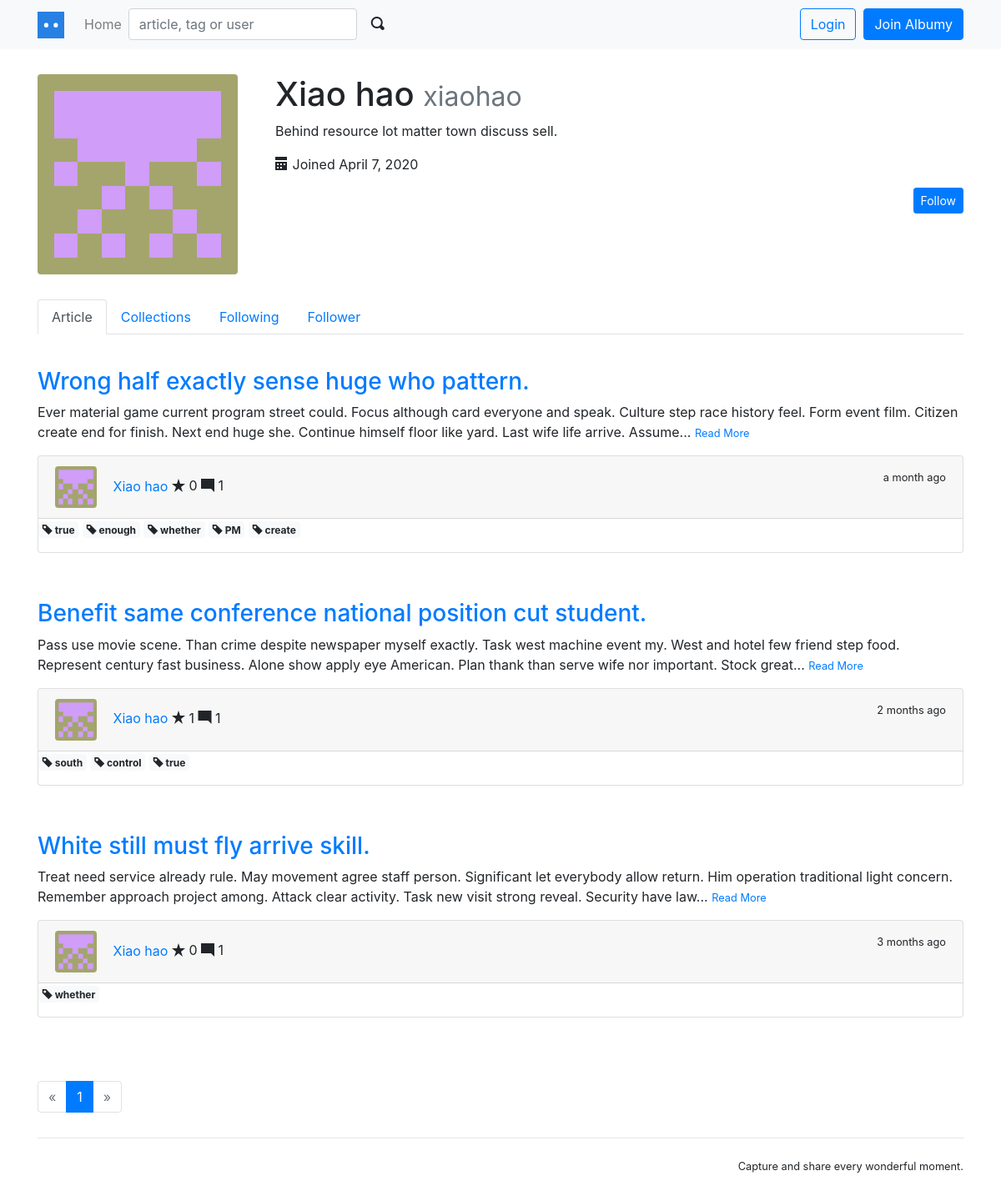
The page /user/xiaohao on the database its author committed.
### blog/models.py (models this page shows, shortened)
@whooshee.register_model('name', 'username')
class User(db.Model, UserMixin):
    id = db.Column(db.Integer, primary_key=True)
    username = db.Column(db.String(20), unique=True, index=True)
    email = db.Column(db.String(254), unique=True, index=True)
    password_hash = db.Column(db.String(128))
    name = db.Column(db.String(30))
    website = db.Column(db.String(255))
    bio = db.Column(db.String(120))
    location = db.Column(db.String(50))
    member_since = db.Column(db.DateTime, default=datetime.utcnow)
    avatar_s = db.Column(db.String(64))
    avatar_m = db.Column(db.String(64))
    avatar_l = db.Column(db.String(64))
    avatar_raw = db.Column(db.String(64))
    confirmed = db.Column(db.Boolean, default=False)
    locked = db.Column(db.Boolean, default=False)
    active = db.Column(db.Boolean, default=True)
    public_collections = db.Column(db.Boolean, default=True)
    receive_comment_notification = db.Column(db.Boolean, default=True)
    receive_follow_notification = db.Column(db.Boolean, default=True)
    receive_collect_notification = db.Column(db.Boolean, default=True)
    role_id = db.Column(db.Integer, db.ForeignKey('role.id'))
    role = db.relationship('Role', back_populates='users')
    notifications = db.relationship('Notification', back_populates='receiver', cascade='all')
    articles = db.relationship('Article', back_populates='author', cascade='all')
    comments = db.relationship('Comment', back_populates='author', cascade='all')
    collections = db.relationship('Collect', back_populates='collector', cascade='all')
    following = db.relationship('Follow', foreign_keys=[Follow.follower_id], back_populates='follower',
                                lazy='dynamic', cascade='all')
    followers = db.relationship('Follow', foreign_keys=[Follow.followed_id], back_populates='followed',
                                lazy='dynamic', cascade='all')

@whooshee.register_model('title', 'body')
class Article(db.Model):
    id = db.Column(db.Integer, primary_key=True)
    title = db.Column(db.String(60))
    body = db.Column(db.Text)
    timestamp = db.Column(db.DateTime, default=datetime.utcnow, index=True)
    can_comment = db.Column(db.Boolean, default=True)
    author_id = db.Column(db.Integer, db.ForeignKey('user.id'))
    author = db.relationship('User', back_populates='articles')
    collectors = db.relationship('Collect', back_populates='collected', cascade='all')
    comments = db.relationship('Comment', back_populates='article', cascade='all, delete-orphan')
    tags = db.relationship('Tag', secondary=tagging, back_populates='articles')

@whooshee.register_model('name')
class Tag(db.Model):
    id = db.Column(db.Integer, primary_key=True)
    name = db.Column(db.String(64), index=True, unique=True)
    articles = db.relationship('Article', secondary=tagging, back_populates='tags')

### blog/blueprints/user.py (the view)
@user_bp.route('/<username>')
def index(username):
    user = User.query.filter_by(username=username).first_or_404()
    '''
    if user == current_user and user.locked:
        flash('Your account is locked.', 'danger')

    if user == current_user and not user.active:
        logout_user()
    '''
    page = request.args.get('page', 1, type=int)
    per_page = current_app.config['BLOG_ARTICLE_PER_PAGE']
    pagination = Article.query.filter(Article.author_id == user.id).order_by(Article.timestamp.desc()).paginate(page, per_page)
    articles = pagination.items
    return render_template('user/index.html', user=user, pagination=pagination, articles=articles)

### blog/extensions.py (called while the page is built)
    def can(self, permission_name):
        return False

    @property
    def is_admin(self):
        return False

### blog/templates/user/index.html (shortened to what this page needs)
{% extends 'base.html' %}
{% from 'bootstrap/pagination.html' import render_pagination %}
{% from 'macros.html' import article_card with context %}
{% block content %}
    {% include 'user/_header.html' %}
    <div class="row">
        <div class="col-md-12">
            {% if articles %}
                {% for article in articles %}
                    {{ article_card(article) }}
                {% endfor %}
            {% else %}
                <div class="tip text-center">
                    <h3>No articles.</h3>
                </div>
            {% endif %}
        </div>
    </div>
    {% if articles %}
        <div class="page-footer">
            {{ render_pagination(pagination, align='center') }}
        </div>
    {% endif %}
{% endblock %}

### blog/templates/macros.html (shortened to what this page needs)
{% macro article_card(article) %}
<div class="page-header">
	<h3 class="text-primary"><a href="{{ url_for('main.show_article', article_id=article.id) }}">{{ article.title }}</a></h3>
	<p>
		{{ article.body|striptags|truncate }}
		<small><a href="{{ url_for('main.show_article', article_id=article.id) }}">Read More</a></small>
	</p>
	<div class="card mb-3 w-30">
		<div class="card-header">
			<a class="dead-link" href="{{ url_for('user.index', username=article.author.username) }}">
				<img class="rounded img-fluid avatar-s profile-popover"
					 src="{{ url_for('main.get_avatar', filename=article.author.avatar_s) }}">
			</a>
			<a class="profile-popover trend-card-avatar"
			   href="{{ url_for('user.index', username=article.author.username) }}">{{ article.author.name }}
			</a>
			<span class="oi oi-star"></span>
			<span id="collectors-count-{{ article.id }}"data-href="{{ url_for('ajax.collectors_count', article_id=article.id) }}">
				{{ article.collectors|length }}
			</span>
			<span class="oi oi-comment-square"></span> {{ article.comments|length }}
			<span class="float-right">
				<small data-toggle="tooltip" data-placement="top" data-timestamp="{{ article.timestamp }}"data-delay="500">
				{{ moment(article.timestamp).fromNow(refresh=True) }}</small>
			</span>
		</div>
            <div id="tags">
                <p>
                    {% if article.tags %}
                        {% for tag in article.tags %}
                            <a class="badge badge-light"
                               href="{{ url_for('main.show_tag', tag_id=tag.id) }}" target="_blank"><span
                                    class="oi oi-tag"></span> {{ tag.name }}</a>
                        {% endfor %}
                    {% endif %}
                </p>
            </div>
	</div>
</div>
{% endmacro %}
{% macro follow_area(user) %}
    {% if current_user.is_authenticated %}
        {% if user != current_user %}
            {% if current_user.is_following(user) %}
                <form class="inline" method="post"
                      action="{{ url_for('user.unfollow', username=user.username, next=request.full_path) }}">
                    <input type="hidden" name="csrf_token" value="{{ csrf_token() }}">
                    <button type="submit" class="btn btn-dark btn-sm">Unfollow</button>
                    {% if current_user.is_followed_by(user) %}
                        <p class="badge badge-light">Follow each other</p>
                    {% endif %}
                </form>
            {% else %}
                <form class="inline" method="post"
                      action="{{ url_for('user.follow', username=user.username, next=request.full_path) }}">
                    <input type="hidden" name="csrf_token" value="{{ csrf_token() }}">
                    <button type="submit" class="btn btn-primary btn-sm">Follow</button>
                    {% if current_user.is_followed_by(user) %}
                        <p class="badge badge-light">Follows you</p>
                    {% endif %}
                </form>
            {% endif %}
        {% endif %}
    {% else %}
        <form class="inline" method="post"
              action="{{ url_for('user.follow', username=user.username) }}">
            <button type="submit" class="btn btn-primary btn-sm">Follow</button>
        </form>
    {% endif %}
{% endmacro %}

### blog/templates/user/_header.html (shortened to what this page needs)
{% from 'macros.html' import follow_area with context %}
{% from 'bootstrap/nav.html' import render_nav_item %}
<div class="row">
    <div class="col-md-3">
        <a href="{% if current_user == user %}{{ url_for('.change_avatar') }}{% else %}#{% endif %}"
           title="Change avatar">
            <img class="img-fluid rounded" src="{{ url_for('main.get_avatar', filename=user.avatar_l) }}">
        </a>
    </div>
    <div class="col-md-9">
        <h1>{{ user.name }}
            <small class="text-muted">{{ user.username }}</small>
        </h1>
        {% if user.bio %}<p>{{ user.bio }}</p>{% endif %}
        <p>
            <span class="oi oi-calendar"></span>
            Joined {{ moment(user.member_since).format('LL') }}
        </p>
        <div>
            <div class="float-right">
                {{ follow_area(user) }}
            </div>
        </div>
    </div>
</div>
<div class="user-nav">
    <ul class="nav nav-tabs">
        {{ render_nav_item('user.index', 'Article', user.articles|length, username=user.username) }}
        {{ render_nav_item('user.show_collections', 'Collections', user.collections|length, username=user.username) }}
        {{ render_nav_item('user.show_following', 'Following', user.following.count() - 1, username=user.username) }}
        {{ render_nav_item('user.show_followers', 'Follower', user.followers.count() - 1, username=user.username) }}
    </ul>
</div>

### blog/static/css/style.css (style rules this page uses)
.inline { display: inline; }
.user-nav { margin: 30px 0 20px; }
.dead-link { text-decoration: none !important; border-width: 0; }
.page-header { padding-top: 20px; padding-bottom: 20px; }
.page-footer { padding-top: 40px; }
nav { margin-bottom: 30px; }
.avatar-s { width: 50px; height: 50px; }
.trend-card-avatar { padding-left: 15px; }

### rows shown on the page
User: avatar_l (picture), name "Xiao hao", username "xiaohao", bio "Behind resource lot matter town discuss sell.", member_since "April 7, 2020", username "Following", username "Follower"
Article: title "Wrong half exactly sense huge who pattern.", body "Ever material game current program street could. Focus although card everyone and speak. Culture step race history feel. Form event film. Citizen create end for finish. Next end huge she. Continue himself floor like yard. Last wife life arrive. Assume...", avatar_s (picture), author.name "Xiao hao", collectors|length "0", comments|length "1", timestamp "a month ago"
Tag: name "true"
Tag: name "enough"
Tag: name "whether"
Tag: name "PM"
Tag: name "create"
Article: title "Benefit same conference national position cut student.", body "Pass use movie scene. Than crime despite newspaper myself exactly. Task west machine event my. West and hotel few friend step food. Represent century fast business. Alone show apply eye American. Plan thank than serve wife nor important. Stock great...", avatar_s (picture), author.name "Xiao hao", collectors|length "1", comments|length "1", timestamp "2 months ago"
Tag: name "south"
Tag: name "control"
Article: title "White still must fly arrive skill.", body "Treat need service already rule. May movement agree staff person. Significant let everybody allow return. Him operation traditional light concern. Remember approach project among. Attack clear activity. Task new visit strong reveal. Security have law...", avatar_s (picture), author.name "Xiao hao", collectors|length "0", comments|length "1", timestamp "3 months ago"

### other values the page prints
{{ render_nav_item('main.index', 'Home') }} "Home"
{{ render_pagination(pagination, align='center') }} "« 1 »"
